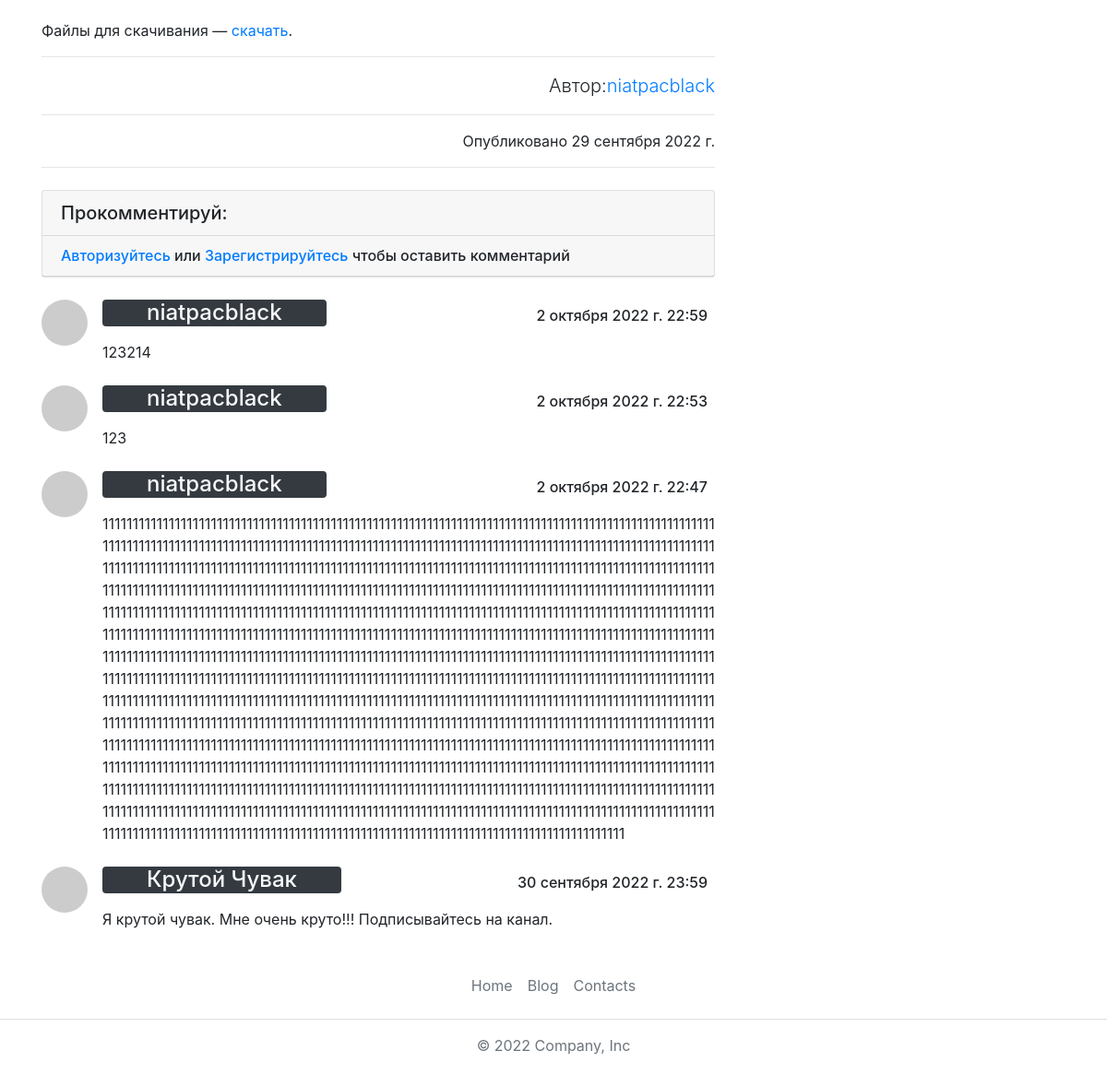
Before: /blog/post/post-16/ (lower part) with the older database file.
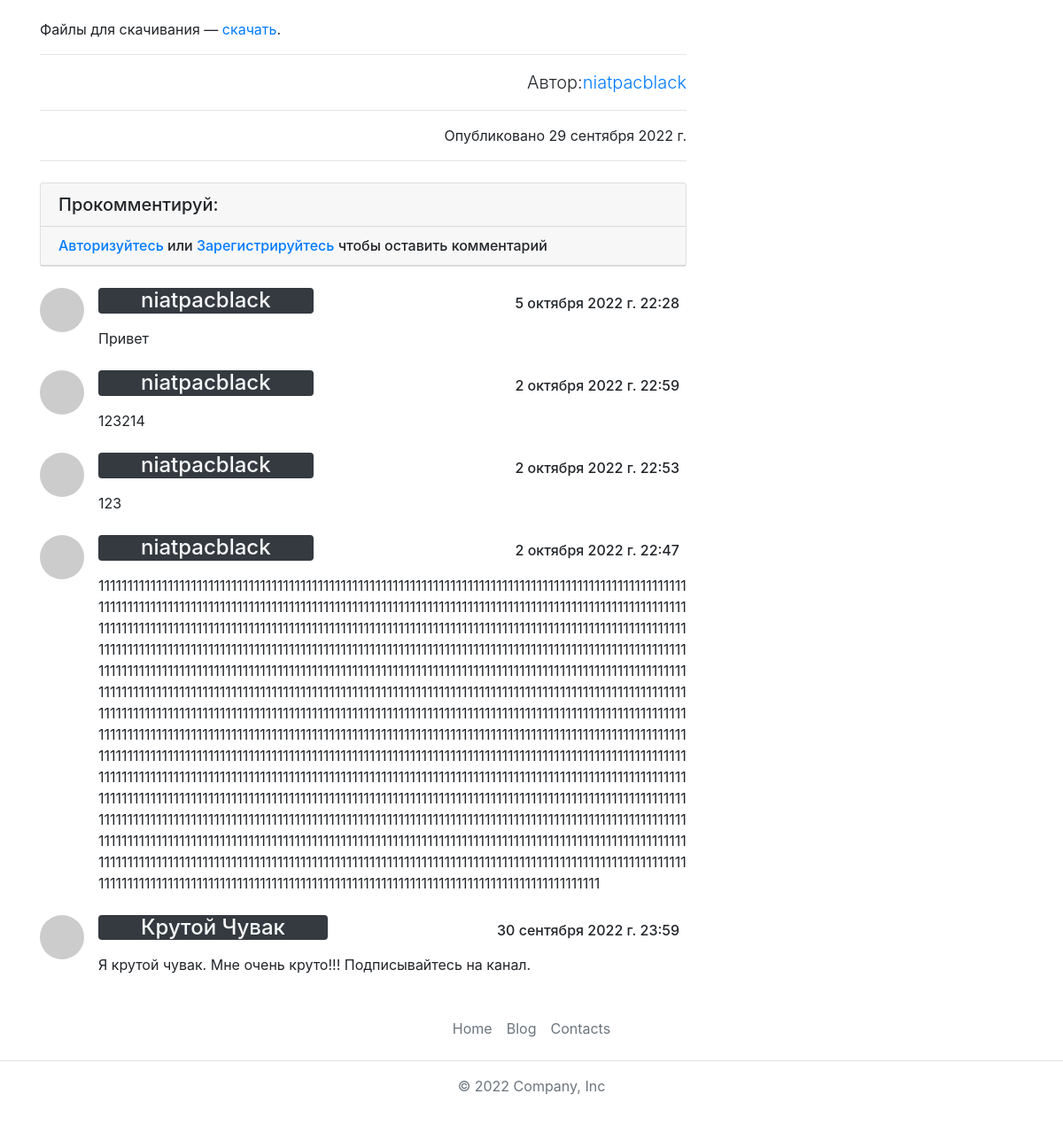
After: the same page with the newer database file.
### blog_app/models.py (models this page shows, shortened)
class PostModel(models.Model):
    heading = models.CharField(max_length=255, verbose_name="Заголовок")
    title = models.CharField(max_length=255, verbose_name="Название")
    image = models.ImageField(blank=True, null=True, verbose_name="Картинка")
    url = models.SlugField(verbose_name="Имя ссылки на ваш пост")
    description = models.TextField(verbose_name="Описание")
    content = RichTextUploadingField(verbose_name="Контент поста")
    author = models.ForeignKey(User, related_name="posts", on_delete=models.CASCADE, verbose_name="Автор")
    created_data = models.DateField(default=timezone.now, verbose_name="Дата создания")
    tag = TaggableManager(blank=True, verbose_name='Теги (латинскими буквами)')
    class Meta:
        db_table = "posts"
        verbose_name = "Пост"
        verbose_name_plural = "Посты"

class CommentModel(models.Model):
    post = models.ForeignKey(PostModel, on_delete=models.CASCADE, related_name='comments')
    username = models.ForeignKey(User, on_delete=models.CASCADE, related_name='user_name')
    text = models.TextField(verbose_name='Текст комментария')
    created_date = models.DateTimeField(default=timezone.now)
    class Meta:
        db_table = "comments"
        ordering = ['-created_date']
        verbose_name = "Комментарии"

### blog_app/views.py (the view, shortened to what this page needs)
# urls.py: path("post/<url>/", views.PostPageView.as_view(), name="blog_post"),
class PostPageView(View):
    @logger.catch
    def get(self, request, url):
        return render(
            request,
            "blog_app/post_page.html",
            context={
                'form': CommentForm(),
                "post": get_post_or_404(url=url),
                "last_posts": get_five_last_posts_in_posts_table(open_post_url=url),
            },
        )

### blog_app/blog_services/models_services.py (called while the page is built)
def get_post_or_404(url: str):
    return get_object_or_404(PostModel, url=url)

def get_five_last_posts_in_posts_table(open_post_url: str):
    return PostModel.objects.exclude(url=open_post_url)[::-1][:5]

### blog_app/templates/blog_app/post_page.html (shortened to what this page needs)
{% extends 'base.html' %}
{% load static %}
{% block content_app %}
    <div class="container">
        <div class="row">
            <div class="col-lg-8 text-break">
                <p class="lead">{{ post.content|safe }}</p>
                <hr>
                <p class="lead text-right">Автор:<a href="#">{{ post.author }}</a></p>
                <hr>
                <div class="text-right">Опубликовано {{ post.created_data }}</div>
                <hr>
                {% include 'blog_app/post_page_comments.html' %}
            </div>
        {% include 'blog_app/post_page_aside.html' %}
        </div>
    </div>
{% endblock %}

### main_app/templates/base.html (shortened to what this page needs)
{% load static %}
<!doctype html>
<html lang="en">
<head>
    {% block links %}
        <link rel="stylesheet" href="{% static 'css/style.css' %}">
        <link rel="stylesheet" href="https://cdn.jsdelivr.net/npm/bootstrap@4.5.3/dist/css/bootstrap.min.css"
>
    {% endblock %}
</head>
<body class="d-flex flex-column">
{% block body %}
    <div class="main-content">
        {% block content_app %}
        {% endblock %}
    </div>
    {% block footer %}
        {% include 'footer.html' %}
    {% endblock %}
{% endblock %}
</body>
</html>

### blog_app/templates/blog_app/post_page_comments.html
{% load crispy_forms_tags %}
<div class="card my-4">
    <h5 class="card-header">Прокомментируй:</h5>
    {% if user.is_authenticated %}
        <div class="card-body">
            {% crispy form %}
        </div>
    {% else %}
        <h6 class="card-header">
            <a href="{% url 'signin' %}">Авторизуйтесь</a> или <a href="{% url 'signup' %}">Зарегистрируйтесь</a>
            чтобы оставить комментарий
        </h6>
    {% endif %}
</div>
{% for comment in post.comments.all %}
    <div class="media mb-4" id="foot_anchor">
        <img class="d-flex mr-3 rounded-circle" src="http://placehold.it/50x50" alt="">
        <div class="media-body text-break">
            <span class="d-flex justify-content-between mb-2">
                <p class="pl-5 pr-5 mt-0 h4 text-light bg-dark rounded">{{ comment.username }}</p>
                <p class="pt-2 pr-2 text-center mt-0 h6">{{ comment.created_date }}</p>
            </span>
            <div>{{ comment.text }}</div>
        </div>
    </div>
{% endfor %}

### blog_app/templates/blog_app/post_page_aside.html (shortened to what this page needs)
{% load static %}
<div class="col-md-4">
</div>

### main_app/templates/footer.html
<div class="footer py-3 bg-white">
    <ul class="nav justify-content-center border-bottom pb-3 mb-3">
        <li class="nav-item"><a href="{% url "home" %}" class="nav-link px-2 text-muted">Home</a></li>
        <li class="nav-item"><a href="{% url "blog" %}" class="nav-link px-2 text-muted">Blog</a></li>
        <li class="nav-item"><a href="{% url "contacts" %}" class="nav-link px-2 text-muted">Contacts</a></li>
    </ul>
    <p class="text-center text-muted">© 2022 Company, Inc</p>
</div>

Changed rows visible on the page:
added CommentModel: username "niatpacblack", created_date "5 октября 2022 г. 22:28", text "Привет"
